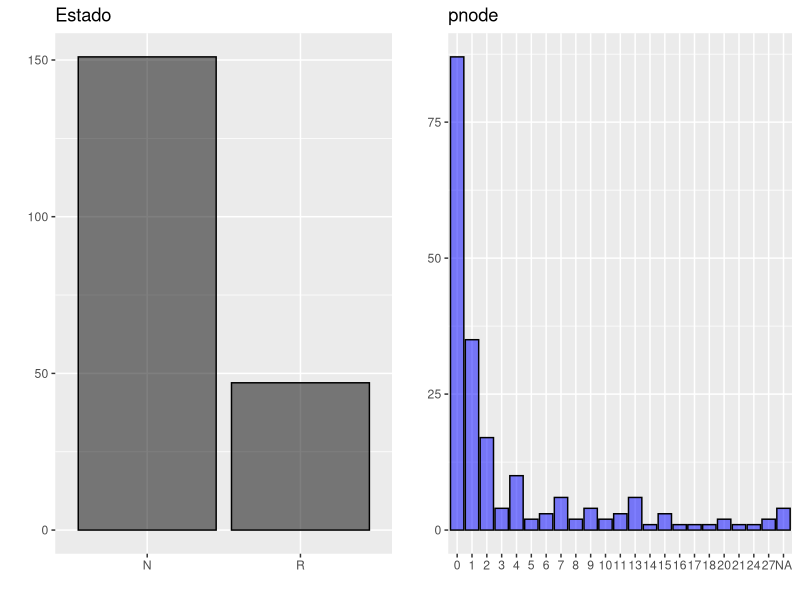

Source code (R):
library(TH.data)
library(ggplot2)
library(gridExtra)
data("wpbc")
View(wpbc)



#### histograma de las variables categoricas
p1 <- qplot(as.factor(status),data=wpbc,geom="bar",
            fill=I("black"), alpha=I(0.5),color=I("black"),
            main="Estado",xlab="",ylab="")
p2 <- qplot(as.factor(pnodes),data=wpbc,geom="bar",
            fill=I("blue"), alpha=I(0.5),color=I("black"),
            main="pnode",xlab="",
            ylab="")

grid.arrange(p1,p2,nrow=1)
